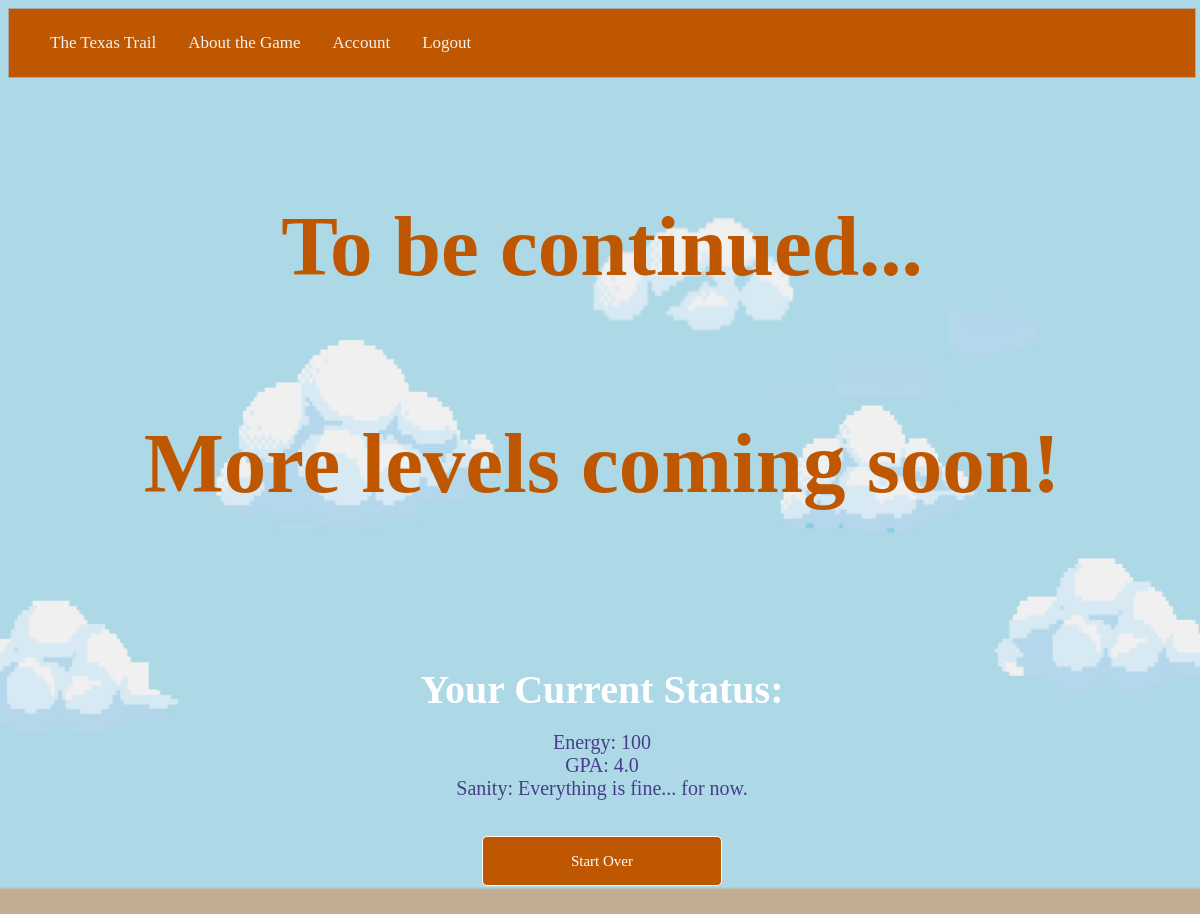
Before: /coming_soon (signed in) with the older database file.
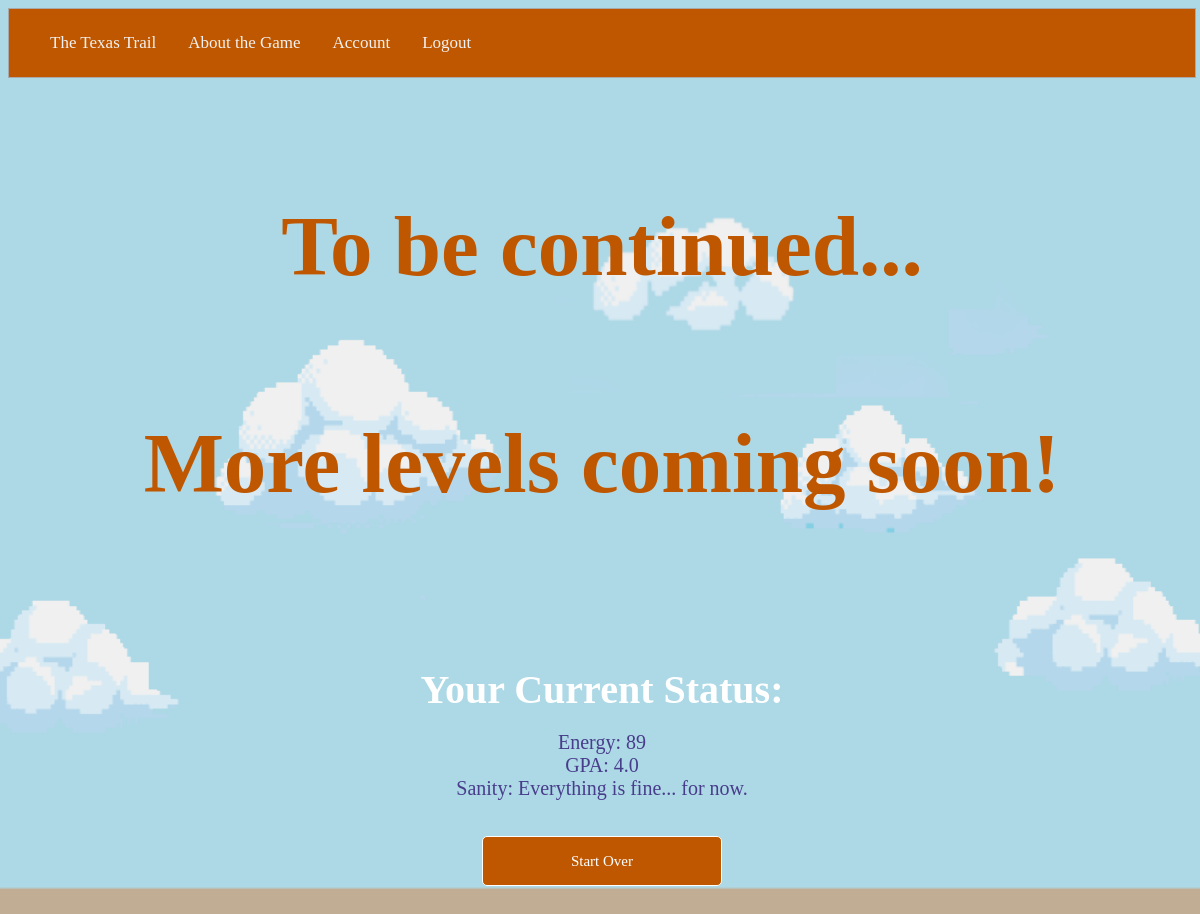
After: the same page with the newer database file.
### Application/models.py (models this page shows, shortened)
class User(db.Model, UserMixin):
	id = db.Column(db.Integer, primary_key=True)
	username = db.Column(db.String(20), unique=True, nullable=False)
	email = db.Column(db.String(120), unique=True, nullable=False)
	password = db.Column(db.String(60), nullable=False)
	energy = db.Column(db.Integer, nullable=False, default=100)
	sanity = db.Column(db.Integer, nullable=False, default=100)
	grades = db.Column(db.Integer, nullable=False, default=100)
	progress = db.Column(db.String(2), nullable=False, default='a1')

### Application/routes.py (the view)
@application.route('/coming_soon', methods=['GET', 'POST'])
def coming_soon():
	return render_template('coming_soon.html')

### Application/models.py (called while the page is built)
@login_manager.user_loader
def load_user(user_id):
	return User.query.get(int(user_id))

### Application/templates/coming_soon.html
{% extends "layout.html" %}
{% block content %}
<body id="game">
<div class="center">
<h1>To be continued... </h1>
<h1>More levels coming soon! </h1>
</div>
<div>
	<h2 style= "text-align: center; margin-top: 13%">Your Current Status:</h2><br>
	<p style="text-align: center">
		Energy: {{ current_user.energy }} <br>
		{% if current_user.grades < 70 %}
			GPA: 0.0<br>
		{% elif current_user.grades < 80 %}
			GPA: 1.0<br>
		{% elif current_user.grades < 90 %}
			GPA: 3.0<br>
		{% else %}
			GPA: 4.0<br>
		{% endif %}
		{% if current_user.sanity < 70 %}
			Sanity: Non-existant
		{% elif current_user.sanity < 85 %}
			Sanity: About to snap
		{% else %}
			Sanity: Everything is fine... for now.
		{% endif %}
		</p>
</div>
<br><br>
<div class='buttonList' style="text-align: center; padding: 0 0 5% 0">
            <form method ="get" action = "/reset_game"><button class ='button'>Start Over</button></form>
</div>
</body>
{% endblock %}

Changed rows visible on the page:
changed User: energy "100" → "89"
